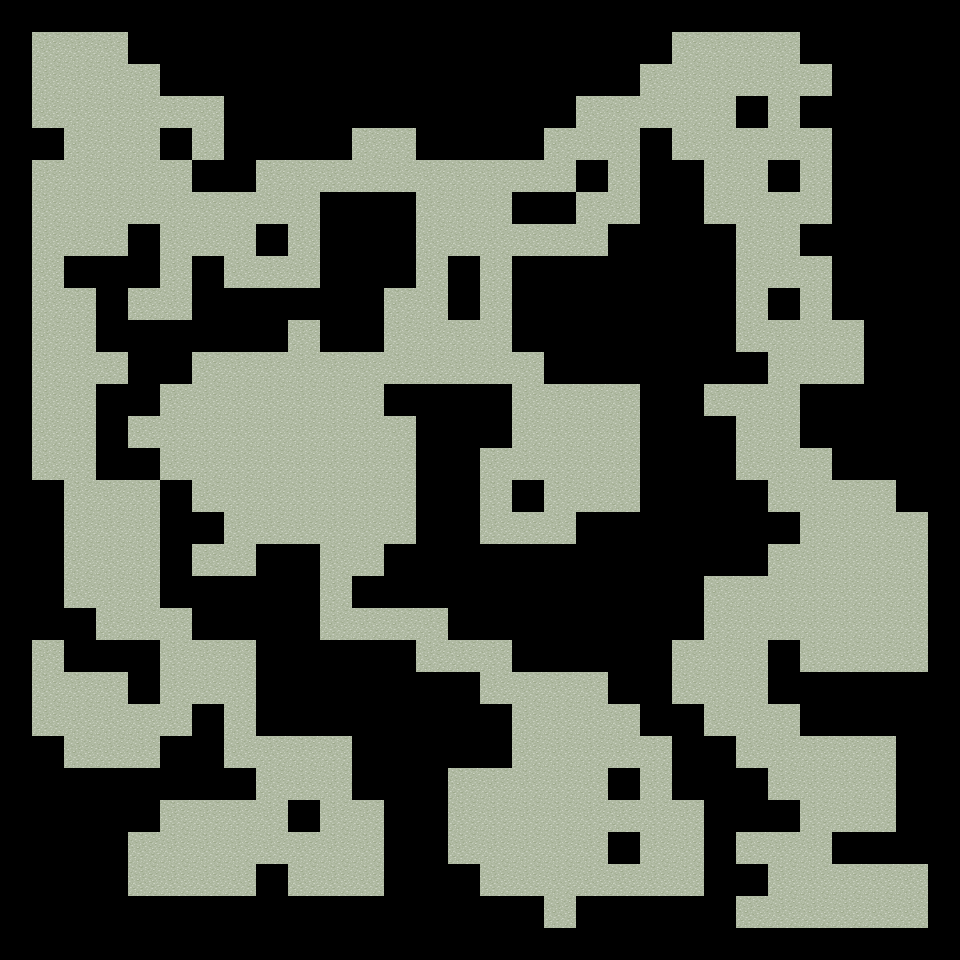

The image is a tile-based game level rendered from a .tmx file. Its description and complete source (layers, tilesets, objects, tile grids) follow:
An orthogonal 30x30 tile map with 32x32 px tiles, 1 tile layer (タイルレイヤー1), 2 tilesets.

<map version="1.10" tiledversion="1.10.2" orientation="orthogonal" renderorder="right-down" width="30" height="30" tilewidth="32" tileheight="32" infinite="0" nextlayerid="2" nextobjectid="1">
 <tileset firstgid="1" source="Wall.tsx" />
 <tileset firstgid="1" source="Floor.tsx" />
 <layer id="1" name="タイルレイヤー1" width="30" height="30">
  <data encoding="csv">
0,0,0,0,0,0,0,0,0,0,0,0,0,0,0,0,0,0,0,0,0,0,0,0,0,0,0,0,0,0,
0,9,9,9,0,0,0,0,0,0,0,0,0,0,0,0,0,0,0,0,0,9,9,9,9,0,0,0,0,0,
0,9,9,9,9,0,0,0,0,0,0,0,0,0,0,0,0,0,0,0,9,9,9,9,9,9,0,0,0,0,
0,9,9,9,9,9,9,0,0,0,0,0,0,0,0,0,0,0,9,9,9,9,9,0,9,0,0,0,0,0,
0,0,9,9,9,0,9,0,0,0,0,9,9,0,0,0,0,9,9,9,0,9,9,9,9,9,0,0,0,0,
0,9,9,9,9,9,0,0,9,9,9,9,9,9,9,9,9,9,0,9,0,0,9,9,0,9,0,0,0,0,
0,9,9,9,9,9,9,9,9,9,0,0,0,9,9,9,0,0,9,9,0,0,9,9,9,9,0,0,0,0,
0,9,9,9,0,9,9,9,0,9,0,0,0,9,9,9,9,9,9,0,0,0,0,9,9,0,0,0,0,0,
0,9,0,0,0,9,0,9,9,9,0,0,0,9,0,9,0,0,0,0,0,0,0,9,9,9,0,0,0,0,
0,9,9,0,9,9,0,0,0,0,0,0,9,9,0,9,0,0,0,0,0,0,0,9,0,9,0,0,0,0,
0,9,9,0,0,0,0,0,0,9,0,0,9,9,9,9,0,0,0,0,0,0,0,9,9,9,9,0,0,0,
0,9,9,9,0,0,9,9,9,9,9,9,9,9,9,9,9,0,0,0,0,0,0,0,9,9,9,0,0,0,
0,9,9,0,0,9,9,9,9,9,9,9,0,0,0,0,9,9,9,9,0,0,9,9,9,0,0,0,0,0,
0,9,9,0,9,9,9,9,9,9,9,9,9,0,0,0,9,9,9,9,0,0,0,9,9,0,0,0,0,0,
0,9,9,0,0,9,9,9,9,9,9,9,9,0,0,9,9,9,9,9,0,0,0,9,9,9,0,0,0,0,
0,0,9,9,9,0,9,9,9,9,9,9,9,0,0,9,0,9,9,9,0,0,0,0,9,9,9,9,0,0,
0,0,9,9,9,0,0,9,9,9,9,9,9,0,0,9,9,9,0,0,0,0,0,0,0,9,9,9,9,0,
0,0,9,9,9,0,9,9,0,0,9,9,0,0,0,0,0,0,0,0,0,0,0,0,9,9,9,9,9,0,
0,0,9,9,9,0,0,0,0,0,9,0,0,0,0,0,0,0,0,0,0,0,9,9,9,9,9,9,9,0,
0,0,0,9,9,9,0,0,0,0,9,9,9,9,0,0,0,0,0,0,0,0,9,9,9,9,9,9,9,0,
0,9,0,0,0,9,9,9,0,0,0,0,0,9,9,9,0,0,0,0,0,9,9,9,0,9,9,9,9,0,
0,9,9,9,0,9,9,9,0,0,0,0,0,0,0,9,9,9,9,0,0,9,9,9,0,0,0,0,0,0,
0,9,9,9,9,9,0,9,0,0,0,0,0,0,0,0,9,9,9,9,0,0,9,9,9,0,0,0,0,0,
0,0,9,9,9,0,0,9,9,9,9,0,0,0,0,0,9,9,9,9,9,0,0,9,9,9,9,9,0,0,
0,0,0,0,0,0,0,0,9,9,9,0,0,0,9,9,9,9,9,0,9,0,0,0,9,9,9,9,0,0,
0,0,0,0,0,9,9,9,9,0,9,9,0,0,9,9,9,9,9,9,9,9,0,0,0,9,9,9,0,0,
0,0,0,0,9,9,9,9,9,9,9,9,0,0,9,9,9,9,9,0,9,9,0,9,9,9,0,0,0,0,
0,0,0,0,9,9,9,9,0,9,9,9,0,0,0,9,9,9,9,9,9,9,0,0,9,9,9,9,9,0,
0,0,0,0,0,0,0,0,0,0,0,0,0,0,0,0,0,9,0,0,0,0,0,9,9,9,9,9,9,0,
0,0,0,0,0,0,0,0,0,0,0,0,0,0,0,0,0,0,0,0,0,0,0,0,0,0,0,0,0,0
</data>
 </layer>
</map>
